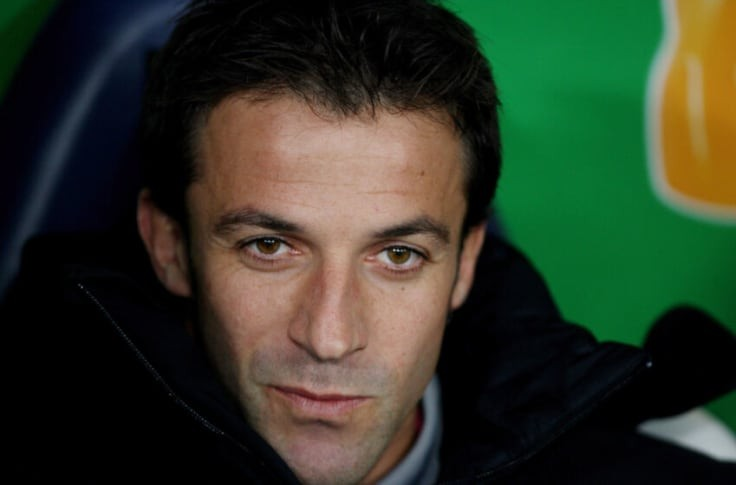
#> input picture football_golden_foot/test_images/0b2a0c9175.jpg, 736 x 485 px
$ jupyter execute --allow-errors Player_classifier.ipynb   (shell and % lines are left out)
#> lines starting #> are read from the running program, lines starting #| are printed output that depends on the picture
[cell 1]
import numpy as np
import cv2
import matplotlib
from matplotlib import pyplot as plt

[cell 2]
img = cv2.imread('./test_images/0b2a0c9175.jpg')
#> img is the input picture: shape (485, 736, 3); mean B, G, R 39.2, 56.4, 47.7
img.shape
#> Out = (485, 736, 3)

[cell 3]
plt.imshow(img)

[cell 4]
gray = cv2.cvtColor(img, cv2.COLOR_BGR2GRAY)
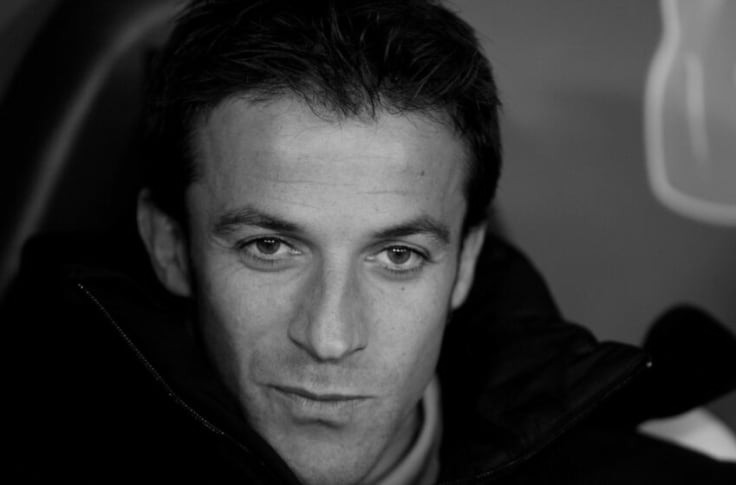
#> gray: shape (485, 736); min 0, max 188, mean 51.8
gray.shape
#> Out = (485, 736)

[cell 5]
gray

[cell 6]
plt.imshow(gray, cmap='gray')

[cell 7]
face_cascade = cv2.CascadeClassifier('./haarcascade/haarcascade_frontalface_default.xml')
eye_cascade = cv2.CascadeClassifier('./haarcascade/haarcascade_eye.xml')

faces = face_cascade.detectMultiScale(gray, 1.3, 5)
#> faces = [[185, 143, 297, 297]]
faces
#> Out = [[185, 143, 297, 297]]

[cell 8]
(x,y,w,h) = faces[0]
#> x = 185; y = 143; w = 297; h = 297
x,y,w,h
#> Out = (185, 143, 297, 297)

[cell 9]
face_img = cv2.rectangle(img,(x,y),(x+w,y+h),(255,0,0),2)
plt.imshow(face_img)

[cell 10]
cv2.destroyAllWindows()
for (x,y,w,h) in faces:
    face_img = cv2.rectangle(img,(x,y),(x+w,y+h),(255,0,0),2)
    roi_gray = gray[y:y+h, x:x+w]
    roi_color = face_img[y:y+h, x:x+w]
    eyes = eye_cascade.detectMultiScale(roi_gray)
    for (ex,ey,ew,eh) in eyes:
        cv2.rectangle(roi_color,(ex,ey),(ex+ew,ey+eh),(0,255,0),2)
#> this loop made 1 pass
#> (x, y, w, h, eyes) on pass 1: (185, 143, 297, 297, [[46, 73, 64, 64], [180, 80, 66, 66]])
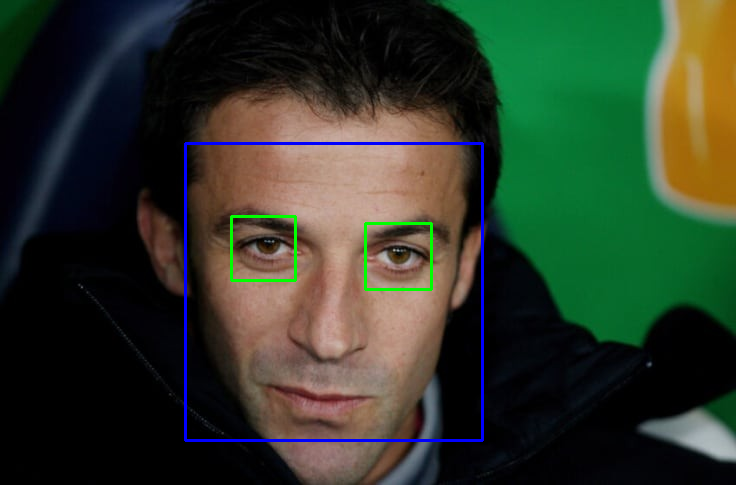
#> img: shape (485, 736, 3); mean B, G, R 40.9, 56.6, 46.5
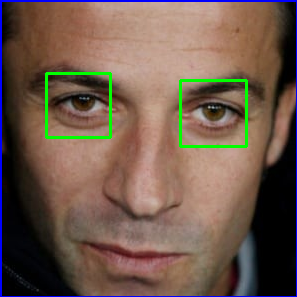
#> roi_color: shape (297, 297, 3); mean B, G, R 76.6, 89.4, 110.8


plt.figure()
plt.imshow(face_img, cmap='gray')
plt.show()

[cell 11]
plt.imshow(roi_color, cmap = 'gray')

[cell 12]
cropped_img = np.array(roi_color)
cropped_img.shape
#> Out = (297, 297, 3)

[cell 13]
def get_cropped_image_if_2_eyes(image_path):
#> called with image_path = './test_images/0b2a0c9175.jpg'
    img = cv2.imread(image_path)
    gray = cv2.cvtColor(img, cv2.COLOR_BGR2GRAY)
    faces = face_cascade.detectMultiScale(gray, 1.3, 5)
#> faces = [[185, 143, 297, 297]]
    for (x,y,w,h) in faces:
        roi_gray = gray[y:y+h, x:x+w]
        roi_color = img[y:y+h, x:x+w]
        eyes = eye_cascade.detectMultiScale(roi_gray)
        if len(eyes) >= 2:
            return roi_color

[cell 14]
img = cv2.imread('./test_images/0b2a0c9175.jpg')
plt.imshow(img)

[cell 15]
cropped_image = get_cropped_image_if_2_eyes('./test_images/0b2a0c9175.jpg')
plt.imshow(cropped_image)

[cell 16]
test_no_eyes = cv2.imread('./test_images/734145ac3e.jpg')
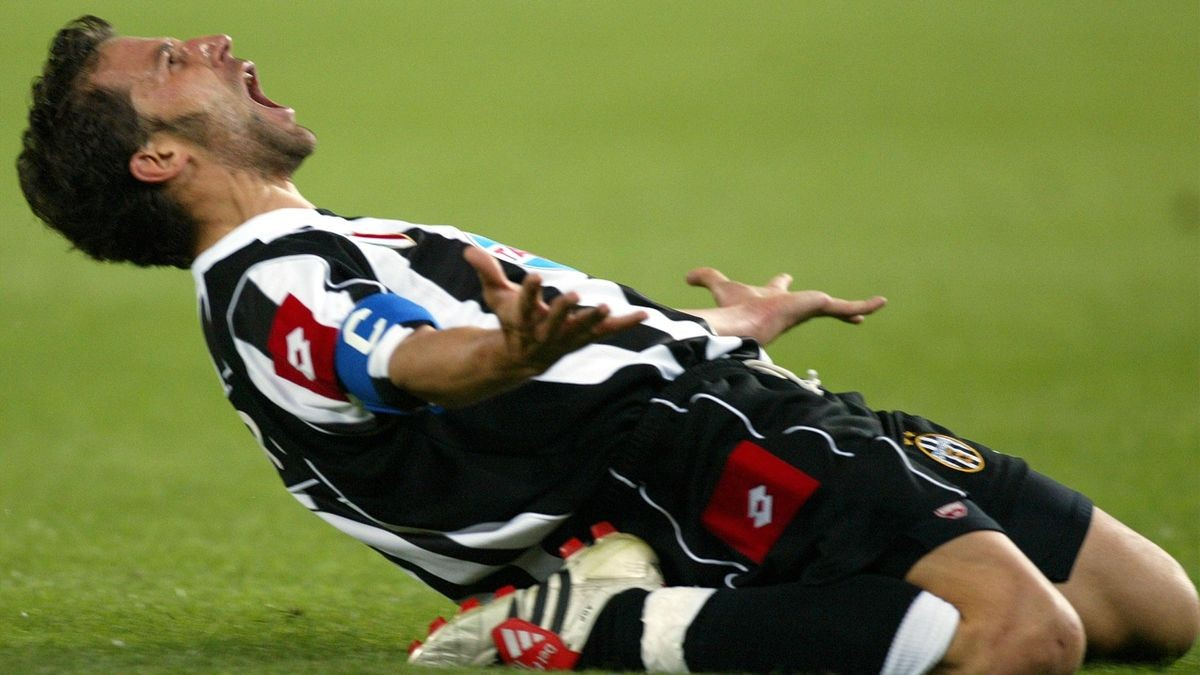
#> input picture football_golden_foot/test_images/734145ac3e.jpg, 1200 x 675 px
#> test_no_eyes is the input picture: shape (675, 1200, 3); mean B, G, R 62.5, 116.9, 108.8
plt.imshow(test_no_eyes)

[cell 17]
cropped_img_no_eyes = get_cropped_image_if_2_eyes('./test_images/734145ac3e.jpg')
#> call 2 of get_cropped_image_if_2_eyes, with image_path = './test_images/734145ac3e.jpg'
#> in get_cropped_image_if_2_eyes (call 2), `gray = cv2.cvtColor(img, cv2.COLOR_BGR2GRAY)`:
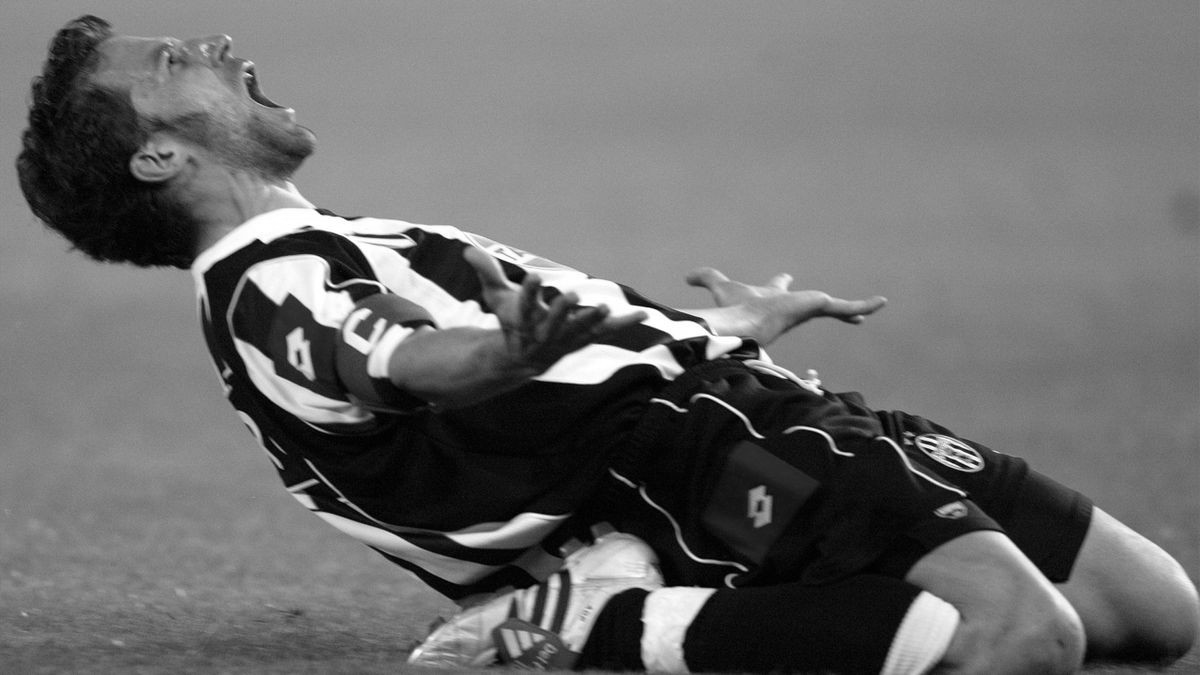
#> gray: shape (675, 1200); min 0, max 255, mean 108.2
#> in get_cropped_image_if_2_eyes (call 2), `faces = face_cascade.detectMultiScale(gray, 1.3, 5)`: faces = ()
cropped_img_no_eyes

[cell 18]
path_to_data = "./football_golden_foot/"
path_to_cr_data = "./football_golden_foot/cropped/"

[cell 19]
import os
img_dirs = []
for entry in os.scandir(path_to_data):
    if entry.is_dir():
        img_dirs.append(entry.path)

[cell 20]
img_dirs

[cell 21]
import shutil
if os.path.exists(path_to_cr_data):
     shutil.rmtree(path_to_cr_data)
os.mkdir(path_to_cr_data)

[cell 22]
cropped_image_dirs = []
celebrity_file_names_dict = {}

for img_dir in img_dirs:
    count = 1
    celebrity_name = img_dir.split('/')[-1]
    print(celebrity_name)
    celebrity_file_names_dict[celebrity_name] = []
    for entry in os.scandir(img_dir):
        roi_color = get_cropped_image_if_2_eyes(entry.path)
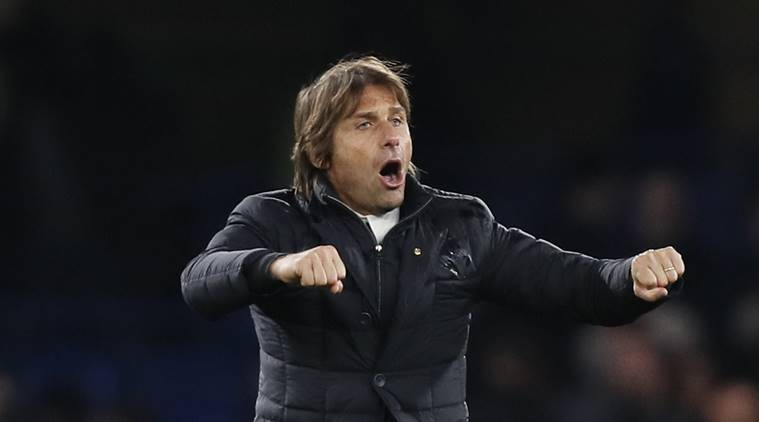
#> input picture football_golden_foot/football_golden_foot/alessandro_del_piero/0fd52d8e1a.jpg, 759 x 422 px
#> in get_cropped_image_if_2_eyes, img is the input picture: shape (422, 759, 3); mean B, G, R 32.1, 29.5, 30.3
        if roi_color is not None:
            cropped_folder = path_to_cr_data + celebrity_name
            if not os.path.exists(cropped_folder):
                os.makedirs(cropped_folder)
                cropped_image_dirs.append(cropped_folder)
                print("Cropped images in folder: ",cropped_folder)
            cropped_file_name = celebrity_name + str(count) + ".png"
            cropped_file_path = cropped_folder + "/" + cropped_file_name
            cv2.imwrite(cropped_file_path, roi_color)
            celebrity_file_names_dict[celebrity_name].append(cropped_file_path)
            count += 1

[cell 23]
import numpy as np
import pywt
import cv2

def w2d(img, mode='haar', level=1):
#> called with mode = 'db1', level = 5
    imArray = img
    #Datatype conversions
    #convert to grayscale
    imArray = cv2.cvtColor( imArray,cv2.COLOR_RGB2GRAY )
    #convert to float
    imArray =  np.float32(imArray)
    imArray /= 255;
    # compute coefficients
    coeffs=pywt.wavedec2(imArray, mode, level=level)

    #Process Coefficients
    coeffs_H=list(coeffs)
    coeffs_H[0] *= 0;

    # reconstruction
    imArray_H=pywt.waverec2(coeffs_H, mode);
    imArray_H *= 255;
    imArray_H =  np.uint8(imArray_H)

    return imArray_H

[cell 24]
im_har = w2d(cropped_img,'db1',5)
plt.imshow(im_har, cmap='gray')

[cell 25]
celebrity_file_names_dict

[cell 26]
class_dict = {}
count = 0
for celebrity_name in celebrity_file_names_dict.keys():
    class_dict[celebrity_name] = count
    count = count + 1
class_dict

[cell 27]
x=[]
y=[]
for celebrity_name, training_files in celebrity_file_names_dict.items():
    for training_image in training_files:
        img = cv2.imread(training_image)
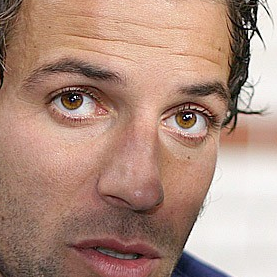
#> img: shape (277, 277, 3); mean B, G, R 127.4, 142.3, 176.1
        if img is None:
            continue
        scalled_raw_img = cv2.resize(img,(32,32))
        img_har = w2d(img,'db1',5)
#> call 2 of w2d, with mode = 'db1', level = 5
#> in w2d (call 2), `imArray = cv2.cvtColor( imArray,cv2.COLOR_RGB2GRAY )`:
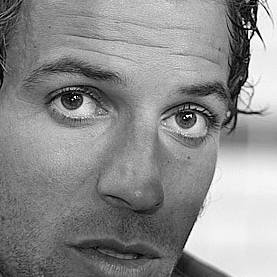
#> imArray: shape (277, 277); min 0, max 255, mean 141.7
#> in w2d (call 2), `imArray_H =  np.uint8(imArray_H)`:
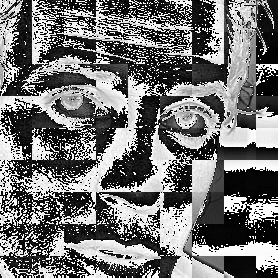
#> imArray_H: shape (278, 278); min 0, max 255, mean 114.4
        scalled_img_har = cv2.resize(img_har, (32, 32))
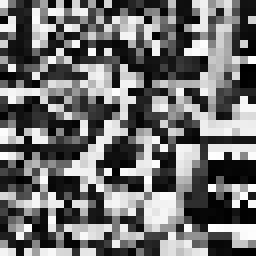
#> scalled_img_har: shape (32, 32) (shown 8 times larger); min 0, max 255, mean 111.5
        combined_img = np.vstack((scalled_raw_img.reshape(32*32*3,1),scalled_img_har.reshape(32*32,1)))
        x.append(combined_img)
        y.append(class_dict[celebrity_name])

[cell 28]
len(x)

[cell 29]
x = np.array(x).reshape(len(x),4096).astype(float)
x.shape
#> Out = (1, 4096)
